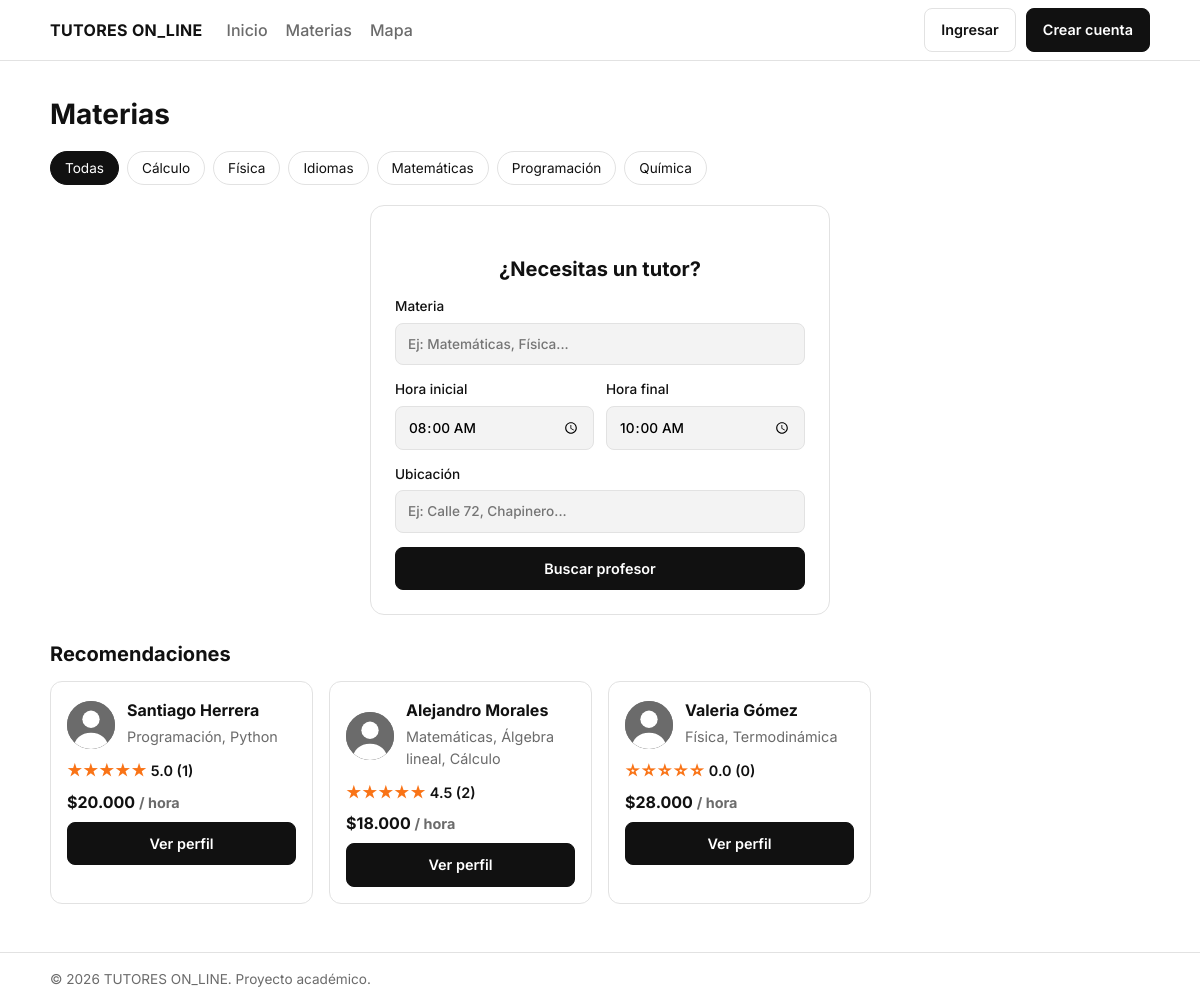
The page / on the database its author committed.
### tables this page shows
CREATE TABLE profesores (
  id            INT UNSIGNED AUTO_INCREMENT PRIMARY KEY,
  usuario_id    INT UNSIGNED NOT NULL UNIQUE,
  tarifa_hora   INT UNSIGNED NOT NULL DEFAULT 20000,
  descripcion   TEXT NULL,
  direccion     VARCHAR(200) NULL,
  latitud       DECIMAL(9,6) NULL,
  longitud      DECIMAL(9,6) NULL,
  modalidad     ENUM('presencial','virtual','ambas') NOT NULL DEFAULT 'ambas',
  respuesta_min INT UNSIGNED NOT NULL DEFAULT 30,
  FOREIGN KEY (usuario_id) REFERENCES usuarios(id) ON DELETE CASCADE
);

CREATE TABLE usuarios (
  id            INT UNSIGNED AUTO_INCREMENT PRIMARY KEY,
  nombre        VARCHAR(100) NOT NULL,
  correo        VARCHAR(150) NOT NULL UNIQUE,
  password_hash VARCHAR(255) NOT NULL,
  rol           ENUM('estudiante','profesor') NOT NULL DEFAULT 'estudiante',
  foto          VARCHAR(60) NULL,
  creado_en     TIMESTAMP NOT NULL DEFAULT CURRENT_TIMESTAMP
);

### config/db.php (called while the page is built, shortened)
<?php
function conectar(): PDO {
    static $pdo = null;
    if ($pdo === null) {
        $dsn = 'mysql:host=' . DB_HOST . ';dbname=' . DB_NAME . ';charset=utf8mb4';
        $pdo = new PDO($dsn, DB_USER, DB_PASS, [
            PDO::ATTR_ERRMODE            => PDO::ERRMODE_EXCEPTION,
            PDO::ATTR_DEFAULT_FETCH_MODE => PDO::FETCH_ASSOC,
            PDO::ATTR_EMULATE_PREPARES   => false,
        ]);
    }
    return $pdo;
}

### includes/init.php (the view, shortened to what this page needs)
<?php
require_once __DIR__ . '/../config/db.php';
function e($texto): string {
    return htmlspecialchars((string)$texto, ENT_QUOTES, 'UTF-8');
}
function foto_url(?string $foto): string {
    return $foto ? 'uploads/' . rawurlencode($foto) : 'assets/img/avatar.svg';
}
function pesos($valor): string {
    return '$' . number_format((float)$valor, 0, ',', '.');
}
function estrellas(float $n): string {
    $llenas = (int)round($n);
    return str_repeat('★', $llenas) . str_repeat('☆', 5 - $llenas);
}
function buscar_profesores(array $f = [], int $limite = 20): array {
    $where = ['1=1'];
    $par   = [];
    $sql = "SELECT p.id, u.nombre, u.foto, p.tarifa_hora, p.descripcion, p.direccion, p.modalidad, p.respuesta_min,
              COALESCE((SELECT ROUND(AVG(r.calificacion),1) FROM resenas r WHERE r.profesor_id = p.id), 0) AS promedio,
              (SELECT COUNT(*) FROM resenas r WHERE r.profesor_id = p.id) AS total_resenas,
              (SELECT GROUP_CONCAT(m.nombre SEPARATOR ', ') FROM profesor_materia pm
                 JOIN materias m ON m.id = pm.materia_id WHERE pm.profesor_id = p.id) AS materias
            FROM profesores p JOIN usuarios u ON u.id = p.usuario_id
            WHERE " . implode(' AND ', $where) . "
            ORDER BY promedio DESC, total_resenas DESC
            LIMIT " . (int)$limite;
    $st = conectar()->prepare($sql);
    $st->execute($par);
    return $st->fetchAll();
}
function tarjeta_profesor(array $p): string {
    ob_start(); ?>
    <article class="tarjeta">
      <div class="tarjeta__cab">
        <img class="avatar" src="<?= foto_url($p['foto']) ?>" alt="">
        <div>
          <h3><?= e($p['nombre']) ?></h3>
          <p class="suave"><?= e($p['materias'] ?: 'Sin materias') ?></p>
        </div>
      </div>
      <p class="nota"><span class="estrella"><?= estrellas((float)$p['promedio']) ?></span>
        <?= number_format((float)$p['promedio'], 1) ?> (<?= (int)$p['total_resenas'] ?>)</p>
      <p class="precio"><?= pesos($p['tarifa_hora']) ?> <span class="suave">/ hora</span></p>
      <a class="btn btn--bloque" href="profesor.php?id=<?= (int)$p['id'] ?>">Ver perfil</a>
    </article>
    <?php return ob_get_clean();
}

### index.php (shortened to what this page needs)
<?php
require_once __DIR__ . '/includes/init.php';
$pdo = conectar();
$categorias    = $pdo->query('SELECT DISTINCT categoria FROM materias ORDER BY categoria')->fetchAll(PDO::FETCH_COLUMN);
$recomendados  = buscar_profesores([], 6);
$ultimaMateria = $_COOKIE['ultima_materia'] ?? '';
include __DIR__ . '/includes/header.php';
?>
<h1>Materias</h1>
<div class="chips">
  <a class="chip chip--on" href="buscar.php">Todas</a>
  <?php foreach ($categorias as $c): ?>
    <a class="chip" href="buscar.php?categoria=<?= urlencode($c) ?>"><?= e($c) ?></a>
  <?php endforeach; ?>
</div>
<section class="caja caja--centro">
  <h2>¿Necesitas un tutor?</h2>
  <form method="get" action="buscar.php" class="form">
    <label>Materia
      <input type="text" name="materia" value="<?= e($ultimaMateria) ?>" placeholder="Ej: Matemáticas, Física...">
    </label>
    <div class="fila">
      <label>Hora inicial <input type="time" name="hora_inicio" value="08:00"></label>
      <label>Hora final <input type="time" name="hora_fin" value="10:00"></label>
    </div>
    <label>Ubicación
      <input type="text" name="ubicacion" placeholder="Ej: Calle 72, Chapinero...">
    </label>
    <button class="btn btn--bloque" type="submit">Buscar profesor</button>
  </form>
</section>
<h2>Recomendaciones</h2>
<div class="rejilla">
  <?php foreach ($recomendados as $p) echo tarjeta_profesor($p); ?>
</div>
<?php include __DIR__ . '/includes/footer.php'; ?>

### assets/css/style.css (style rules this page uses)
:root { --negro: #111111; --blanco: #ffffff; --gris-fondo: #f3f3f3; --gris-borde: #e2e2e2; --gris-texto: #6b6b6b; --naranja: #f97316; --naranja-claro: #fff1e6; --rojo: #b42318; --verde: #1a7f4b; }
* { box-sizing: border-box; }
html { font-family: 'Inter', system-ui, sans-serif; color: var(--negro); background: var(--blanco); }
body { margin: 0; min-height: 100vh; display: flex; flex-direction: column; line-height: 1.5; }
h1 { font-size: 1.75rem; margin: 8px 0 16px; }
h2 { font-size: 1.25rem; margin: 24px 0 12px; }
h3 { font-size: 1rem; margin: 0; }
a { color: var(--negro); }
.suave { color: var(--gris-texto); font-size: .9rem; margin: 4px 0; }
.btn { display: inline-block; background: var(--negro); color: var(--blanco); border: 1px solid var(--negro); border-radius: 8px; padding: 10px 16px; font: inherit; font-weight: 600; font-size: .9rem; text-decoration: none; cursor: pointer; }
.btn--bloque { display: block; width: 100%; text-align: center; }
.form { display: grid; gap: 14px; text-align: left; }
label { display: grid; gap: 6px; font-size: .85rem; font-weight: 500; }
input, select, textarea { font: inherit; padding: 10px 12px; border: 1px solid var(--gris-borde); border-radius: 8px; background: var(--gris-fondo); width: 100%; }
.fila { display: grid; grid-template-columns: 1fr 1fr; gap: 12px; }
.caja { border: 1px solid var(--gris-borde); border-radius: 14px; padding: 24px; margin-bottom: 20px; background: var(--blanco); }
.caja--centro { max-width: 460px; margin-inline: auto; text-align: center; }
.caja--centro .form { text-align: left; }
.chips { display: flex; gap: 8px; flex-wrap: wrap; margin-bottom: 20px; }
.chip { padding: 6px 14px; border: 1px solid var(--gris-borde); border-radius: 999px; text-decoration: none; font-size: .85rem; }
.chip--on { background: var(--negro); color: var(--blanco); border-color: var(--negro); }
.rejilla { display: grid; grid-template-columns: repeat(auto-fill, minmax(260px, 1fr)); gap: 16px; }
.tarjeta { border: 1px solid var(--gris-borde); border-radius: 12px; padding: 16px; display: grid; gap: 8px; align-content: start; }
.tarjeta__cab { display: flex; gap: 12px; align-items: center; }
.avatar { width: 48px; height: 48px; border-radius: 50%; object-fit: cover; background: var(--gris-texto); }
.nota { margin: 0; font-weight: 600; font-size: .9rem; }
.estrella { color: var(--naranja); letter-spacing: 1px; }
.precio { margin: 0; font-weight: 700; }

### rows shown on the page
profesores: usuario.nombre "Santiago Herrera", materias "Programación, Python", promedio "★★★★★", promedio "5.0", total_resenas "1", tarifa_hora "$20.000"
profesores: usuario.nombre "Alejandro Morales", materias "Matemáticas, Álgebra lineal, Cálculo", promedio "★★★★★", promedio "4.5", total_resenas "2", tarifa_hora "$18.000"
profesores: usuario.nombre "Valeria Gómez", materias "Física, Termodinámica", promedio "☆☆☆☆☆", promedio "0.0", total_resenas "0", tarifa_hora "$28.000"

### other values the page prints
$c "Cálculo"
$c "Física"
$c "Idiomas"
$c "Matemáticas"
$c "Programación"
$c "Química"
